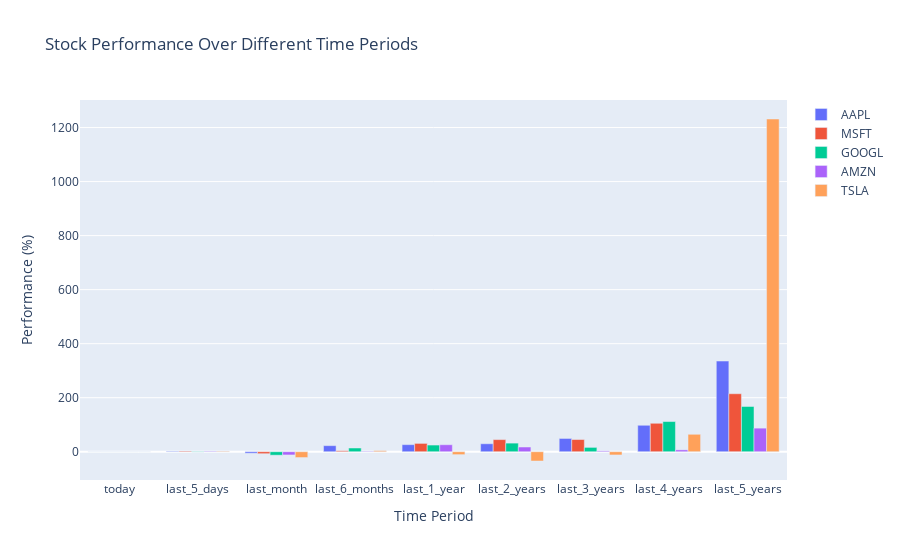

This figure's notebook cell:
### Code cell
import plotly.graph_objects as go

# Function to create a bar chart for stock performance
def plot_stock_performance(stock_performance, stock_symbols):
    fig = go.Figure()
    for stock in stock_symbols:
        fig.add_trace(go.Bar(
            x=list(stock_performance.keys()),
            y=[stock_performance[period][stock] for period in stock_performance],
            name=stock
        ))
    fig.update_layout(
        title='Stock Performance Over Different Time Periods',
        xaxis_title='Time Period',
        yaxis_title='Performance (%)',
        barmode='group'
    )
    fig.show()

# Plot the stock performance
plot_stock_performance(stock_performance, stock_symbols)

### Figure 1 — Plotly figure (JSON) as saved in the notebook; plotly's stock layout.template omitted (floating-point values rounded to 4 significant figures)
{"data": [{"name": "AAPL", "type": "bar", "x": ["today", "last_5_days", "last_month", "last_6_months", "last_1_year", "last_2_years", "last_3_years", "last_4_years", "last_5_years"], "y": [0, 1.926, -5.469, 22.43, 26.21, 29.56, 49.17, 97.97, 335.7]}, {"name": "MSFT", "type": "bar", "x": ["today", "last_5_days", "last_month", "last_6_months", "last_1_year", "last_2_years", "last_3_years", "last_4_years", "last_5_years"], "y": [0, 2.47, -7.266, 3.68, 30.85, 44.92, 45.16, 105.3, 214.8]}, {"name": "GOOGL", "type": "bar", "x": ["today", "last_5_days", "last_month", "last_6_months", "last_1_year", "last_2_years", "last_3_years", "last_4_years", "last_5_years"], "y": [0, -1.183, -12.8, 13.77, 24.75, 31.93, 16.08, 111.8, 167.5]}, {"name": "AMZN", "type": "bar", "x": ["today", "last_5_days", "last_month", "last_6_months", "last_1_year", "last_2_years", "last_3_years", "last_4_years", "last_5_years"], "y": [0, 1.978, -11.87, 1.808, 25.93, 17.49, 3.122, 6.9, 87.32]}, {"name": "TSLA", "type": "bar", "x": ["today", "last_5_days", "last_month", "last_6_months", "last_1_year", "last_2_years", "last_3_years", "last_4_years", "last_5_years"], "y": [0, 1.97, -21.51, 3.933, -10.74, -34.31, -11.95, 64.56, 1232.0]}], "layout": {"barmode": "group", "title": {"text": "Stock Performance Over Different Time Periods"}, "xaxis": {"title": {"text": "Time Period"}}, "yaxis": {"title": {"text": "Performance (%)"}}}}
